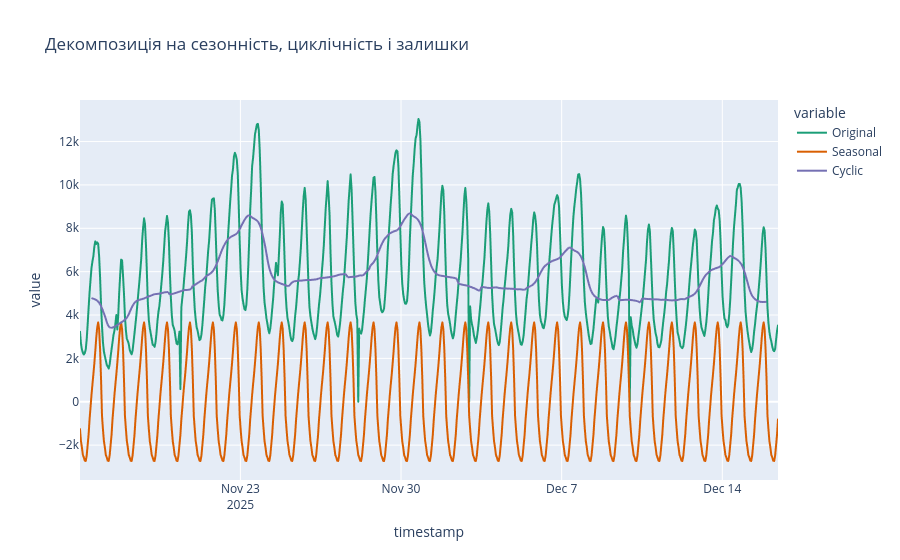

The notebook cell saved with this chart:
### Markdown cell above
## Декомпозиція на сезонність і циклічність

### Code cell
from statsmodels.tsa.seasonal import seasonal_decompose

decomposed = seasonal_decompose(month_df['player_count'], model='additive', period=24)
decomposed_df = pd.DataFrame({'Original': decomposed.observed, 'Seasonal': decomposed.seasonal, 'Cyclic': decomposed.trend, 'Residual': decomposed.resid, 'timestamp': month_df['timestamp']})
fig = px.line(
    data_frame=decomposed_df,
    x='timestamp',
    y=['Original', 'Seasonal', 'Cyclic'],
    title='Декомпозиція на сезонність, циклічність і залишки',
    color_discrete_sequence=px.colors.qualitative.Dark2,
)
fig.show()

### Figure 1 — Plotly figure (JSON) as saved in the notebook; plotly's stock layout.template omitted (floating-point values rounded to 4 significant figures; data arrays with more than 128 entries replaced by an {"elided": "..."} marker saying what was removed)
{"data": [{"hovertemplate": "variable=Original<br>timestamp=%{x}<br>value=%{y}<extra></extra>", "legendgroup": "Original", "line": {"color": "rgb(27,158,119)", "dash": "solid"}, "marker": {"symbol": "circle"}, "mode": "lines", "name": "Original", "showlegend": true, "type": "scattergl", "x": {"elided": "731 str values"}, "xaxis": "x", "y": {"elided": "731 float values"}, "yaxis": "y"}, {"hovertemplate": "variable=Seasonal<br>timestamp=%{x}<br>value=%{y}<extra></extra>", "legendgroup": "Seasonal", "line": {"color": "rgb(217,95,2)", "dash": "solid"}, "marker": {"symbol": "circle"}, "mode": "lines", "name": "Seasonal", "showlegend": true, "type": "scattergl", "x": {"elided": "731 str values"}, "xaxis": "x", "y": {"elided": "731 float values"}, "yaxis": "y"}, {"hovertemplate": "variable=Cyclic<br>timestamp=%{x}<br>value=%{y}<extra></extra>", "legendgroup": "Cyclic", "line": {"color": "rgb(117,112,179)", "dash": "solid"}, "marker": {"symbol": "circle"}, "mode": "lines", "name": "Cyclic", "showlegend": true, "type": "scattergl", "x": {"elided": "731 str values"}, "xaxis": "x", "y": {"elided": "731 float values"}, "yaxis": "y"}], "layout": {"legend": {"title": {"text": "variable"}, "tracegroupgap": 0}, "title": {"text": "Декомпозиція на сезонність, циклічність і залишки"}, "xaxis": {"anchor": "y", "domain": [0, 1], "title": {"text": "timestamp"}}, "yaxis": {"anchor": "x", "domain": [0, 1], "title": {"text": "value"}}}}
